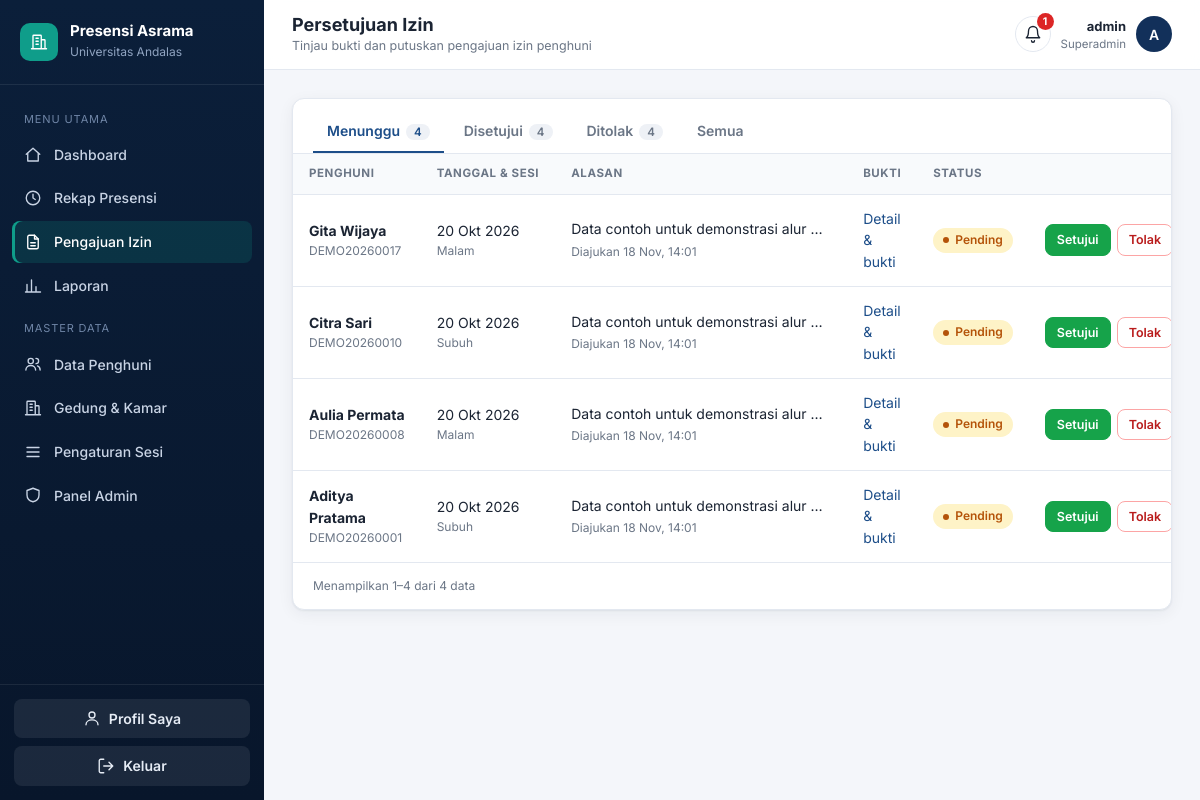
The page /kelola/izin/ (signed in) on the database as committed earlier.
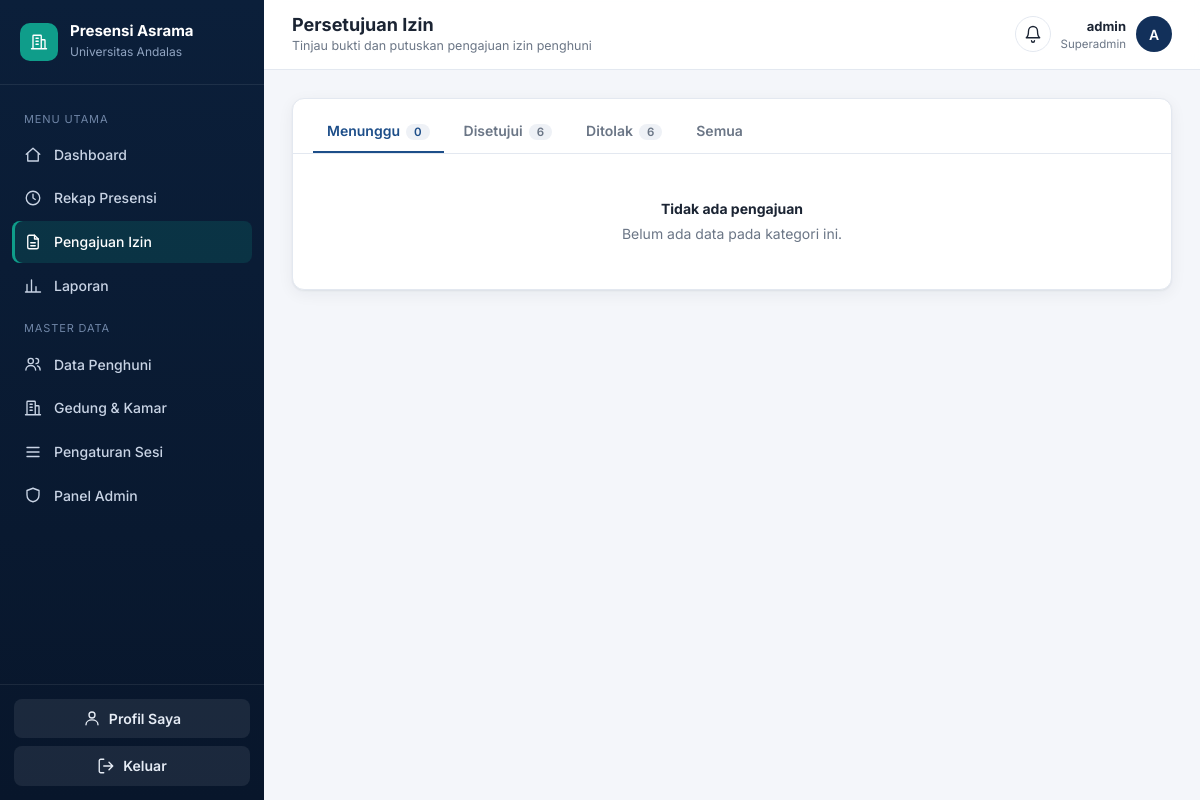
The same page on the database as committed later.
### accounts/models.py (models this page shows, shortened)
class PengajuanIzin(models.Model):
    STATUS_PERSETUJUAN = (
        ('pending', 'Pending'),
        ('disetujui', 'Disetujui'),
        ('ditolak', 'Ditolak'),
    )
    presensi = models.OneToOneField(Presensi, on_delete=models.CASCADE, related_name='pengajuan_izin')
    fasil = models.ForeignKey(User, on_delete=models.SET_NULL, null=True, blank=True, related_name='izin_diproses')
    alasan = models.TextField()
    file_bukti = models.FileField(upload_to='bukti_izin/', blank=True, null=True)
    status_persetujuan = models.CharField(max_length=20, choices=STATUS_PERSETUJUAN, default='pending')
    catatan_fasil = models.TextField(null=True, blank=True)
    created_at = models.DateTimeField(auto_now_add=True)

class Presensi(models.Model):
    STATUS_CHOICES = (
        ('hadir', 'Hadir'),
        ('terlambat', 'Terlambat'),
        ('izin', 'Izin'),
        ('sakit', 'Sakit'),
        ('alpa', 'Alpa'),
    )
    user = models.ForeignKey(User, on_delete=models.CASCADE, related_name='presensi_list')
    sesi = models.ForeignKey(SesiPresensi, on_delete=models.CASCADE)
    tanggal = models.DateField()
    waktu_presensi = models.DateTimeField(null=True, blank=True)
    status = models.CharField(max_length=20, choices=STATUS_CHOICES, default='alpa')
    latitude = models.DecimalField(max_digits=9, decimal_places=6, null=True, blank=True)
    longitude = models.DecimalField(max_digits=9, decimal_places=6, null=True, blank=True)
    is_in_radius = models.BooleanField(default=False)
    passkey_verified = models.BooleanField(default=False)
    class Meta:
        unique_together = ('user', 'sesi', 'tanggal')

class User(AbstractUser):
    ROLE_CHOICES = (
        ('superadmin', 'Superadmin'),
        ('fasil', 'Fasilitator'),
        ('penghuni', 'Penghuni'),
    )
    nim_nip = models.CharField(max_length=30, unique=True, null=True, blank=True)
    role = models.CharField(max_length=20, choices=ROLE_CHOICES, default='penghuni')

class SesiPresensi(models.Model):
    NAMA_SESI_CHOICES = (
        ('subuh', 'Subuh'),
        ('malam', 'Malam'),
    )
    nama_sesi = models.CharField(max_length=10, choices=NAMA_SESI_CHOICES)
    jam_mulai = models.TimeField()
    jam_selesai = models.TimeField()

### accounts/views.py (the view)
# urls.py: path('kelola/izin/', accounts_views.izin_list, name='izin_list'),
@login_required
def izin_list(request):
    if not is_staf(request.user):
        return _tolak_non_staf(request)
    status = request.GET.get('status', 'pending')
    qs = (PengajuanIzin.objects.select_related('presensi__user', 'presensi__sesi', 'fasil')
          .order_by('-created_at'))
    if status in ('pending', 'disetujui', 'ditolak'):
        qs = qs.filter(status_persetujuan=status)
    else:
        status = 'semua'
    counts = {s: PengajuanIzin.objects.filter(status_persetujuan=s).count()
              for s in ('pending', 'disetujui', 'ditolak')}
    query = request.GET.copy()
    query.pop('page', None)
    return render(request, 'izin_list.html', {
        'page_obj': Paginator(qs, 15).get_page(request.GET.get('page')),
        'status': status, 'counts': counts, 'querystring': query.urlencode(),
    })

### accounts/context_processors.py (called while the page is built, shortened)
def notifikasi(request):
    u = request.user
    if not u.is_authenticated:
        return {}
    items = []
    if is_staf(u):
        n = PengajuanIzin.objects.filter(status_persetujuan='pending').count()
        if n:
            items.append({'teks': f'{n} pengajuan izin menunggu persetujuan', 'url': reverse('izin_list'), 'tone': 'pending'})
    return {'notif_items': items}

### accounts/views.py (called while the page is built)
def is_admin(u):
    return u.is_superuser or u.role == 'superadmin'

def is_staf(u):
    return is_admin(u) or is_fasil(u)

### templates/izin_list.html (shortened to what this page needs)
{% extends "base.html" %}
{% block heading %}Persetujuan Izin{% endblock %}
{% block subheading %}Tinjau bukti dan putuskan pengajuan izin penghuni{% endblock %}
{% block content %}
<section class="card">
  <div class="tabs">
    <a href="?status=pending" class="{% if status == 'pending' %}on{% endif %}">Menunggu<em>{{ counts.pending }}</em></a>
    <a href="?status=disetujui" class="{% if status == 'disetujui' %}on{% endif %}">Disetujui<em>{{ counts.disetujui }}</em></a>
    <a href="?status=ditolak" class="{% if status == 'ditolak' %}on{% endif %}">Ditolak<em>{{ counts.ditolak }}</em></a>
    <a href="?status=semua" class="{% if status == 'semua' %}on{% endif %}">Semua</a>
  </div>
  {% if page_obj.object_list %}
  <div class="table-wrap"><table>
    <thead><tr><th>Penghuni</th><th>Tanggal &amp; Sesi</th><th>Alasan</th><th>Bukti</th><th>Status</th><th></th></tr></thead>
    <tbody>{% for i in page_obj %}
      <tr>
        <td class="who"><b>{{ i.presensi.user.get_full_name|default:i.presensi.user.username }}</b><small>{{ i.presensi.user.nim_nip|default:"–" }}</small></td>
        <td>{{ i.presensi.tanggal|date:"d M Y" }}<small style="display:block">{{ i.presensi.sesi.get_nama_sesi_display }}</small></td>
        <td><div class="truncate" title="{{ i.alasan }}">{{ i.alasan }}</div><small>Diajukan {{ i.created_at|date:"d M, H:i" }}</small></td>
        <td><a href="{% url 'izin_detail' i.id %}">Detail &amp; bukti</a></td>
        <td><span class="badge b-{{ i.status_persetujuan }}">{{ i.get_status_persetujuan_display }}</span>
            {% if i.fasil %}<small style="display:block">oleh {{ i.fasil.get_full_name|default:i.fasil.username }}</small>{% endif %}</td>
        <td>{% if i.status_persetujuan == 'pending' %}<div class="row-actions">
          <button class="btn btn-success btn-sm" data-dialog="dlgVerif" data-url="{% url 'verifikasi_izin' i.id 'setuju' %}" data-title="Setujui izin" data-who="{{ i.presensi.user.get_full_name|default:i.presensi.user.username }}">Setujui</button>
          <button class="btn btn-danger btn-sm" data-dialog="dlgVerif" data-url="{% url 'verifikasi_izin' i.id 'tolak' %}" data-title="Tolak izin" data-who="{{ i.presensi.user.get_full_name|default:i.presensi.user.username }}">Tolak</button>
        </div>{% endif %}</td>
      </tr>
    {% endfor %}</tbody>
  </table></div>
  {% include "_pagination.html" %}
  {% else %}<div class="empty"><b>Tidak ada pengajuan</b>Belum ada data pada kategori ini.</div>{% endif %}
</section>
{% endblock %}

### templates/base.html (shortened to what this page needs)
{% load static %}<!DOCTYPE html>
<html lang="id">
<head>
  <link rel="stylesheet" href="{% static 'css/app.css' %}">
</head>
<body>
{% with page=request.resolver_match.url_name %}
<div class="app">
  <aside class="sidebar" id="sidebar">
    <div class="brand">
      <div class="brand-mark"><svg class="icon"><use href="#i-building"/></svg></div>
      <div><b>Presensi Asrama</b><small>Universitas Andalas</small></div>
    </div>
    <nav class="nav">
      {% if user.is_superuser or user.role == 'superadmin' %}
        <div class="nav-label">Menu Utama</div>
        <a href="{% url 'home' %}" class="{% if page == 'home' %}active{% endif %}"><svg class="icon"><use href="#i-home"/></svg>Dashboard</a>
        <a href="{% url 'riwayat' %}" class="{% if page == 'riwayat' %}active{% endif %}"><svg class="icon"><use href="#i-clock"/></svg>Rekap Presensi</a>
        <a href="{% url 'izin_list' %}" class="{% if page == 'izin_list' or page == 'izin_detail' %}active{% endif %}"><svg class="icon"><use href="#i-file"/></svg>Pengajuan Izin</a>
        <a href="{% url 'laporan' %}" class="{% if page == 'laporan' %}active{% endif %}"><svg class="icon"><use href="#i-chart"/></svg>Laporan</a>
        <div class="nav-label">Master Data</div>
        <a href="{% url 'penghuni_list' %}" class="{% if page == 'penghuni_list' %}active{% endif %}"><svg class="icon"><use href="#i-users"/></svg>Data Penghuni</a>
        <a href="{% url 'gedung_list' %}" class="{% if page == 'gedung_list' %}active{% endif %}"><svg class="icon"><use href="#i-building"/></svg>Gedung &amp; Kamar</a>
        <a href="{% url 'sesi_list' %}" class="{% if page == 'sesi_list' or page == 'sesi_ubah' %}active{% endif %}"><svg class="icon"><use href="#i-sliders"/></svg>Pengaturan Sesi</a>
        {% if user.is_staff %}<a href="{% url 'admin:index' %}"><svg class="icon"><use href="#i-shield"/></svg>Panel Admin</a>{% endif %}
      {% endif %}
    </nav>
    <div class="sidebar-foot">
      <a class="btn" href="{% url 'profil' %}" style="margin-bottom:8px"><svg class="icon"><use href="#i-user"/></svg>Profil Saya</a>
      <form method="post" action="{% url 'logout' %}">{% csrf_token %}
        <button class="btn"><svg class="icon"><use href="#i-logout"/></svg>Keluar</button>
      </form>
    </div>
  </aside>
  <div class="main">
    <header class="topbar">
      <div><h1>{% block heading %}Dashboard{% endblock %}</h1><p>{% block subheading %}{% endblock %}</p></div>
      <div class="user-chip no-print">
        <details class="notif"><summary aria-label="Notifikasi"><svg class="icon"><use href="#i-bell"/></svg>{% if notif_items %}<em>{{ notif_items|length }}</em>{% endif %}</summary>
          </details>
        <div class="meta"><b>{{ user.get_full_name|default:user.username }}</b>
          <small>{% if user.is_superuser %}Superadmin{% else %}{{ user.get_role_display }}{% endif %}{% if user.nim_nip %} · {{ user.nim_nip }}{% endif %}</small></div>
        <a href="{% url 'profil' %}" class="avatar" style="text-decoration:none">{{ user.get_full_name|default:user.username|slice:":1"|upper }}</a>
      </div>
    </header>
    <main class="content">
      {% block content %}{% endblock %}
    </main>
  </div>
</div>
{% endwith %}
</body>
</html>

Rows that differ between the two databases and show on the page:
no longer on this page (row edited): PengajuanIzin: presensi.user.get_full_name "Gita Wijaya", presensi.user.nim_nip "DEMO20260017", presensi.tanggal "20 Okt 2026", presensi.sesi.nama_sesi "Malam", alasan "Data contoh untuk demonstrasi alur…", created_at "18 Nov, 14:01", status_persetujuan "Pending"
no longer on this page (row edited): PengajuanIzin: presensi.user.get_full_name "Citra Sari", presensi.user.nim_nip "DEMO20260010", presensi.tanggal "20 Okt 2026", presensi.sesi.nama_sesi "Subuh", alasan "Data contoh untuk demonstrasi alur…", created_at "18 Nov, 14:01", status_persetujuan "Pending"
no longer on this page (row edited): PengajuanIzin: presensi.user.get_full_name "Aulia Permata", presensi.user.nim_nip "DEMO20260008", presensi.tanggal "20 Okt 2026", presensi.sesi.nama_sesi "Malam", alasan "Data contoh untuk demonstrasi alur…", created_at "18 Nov, 14:01", status_persetujuan "Pending"
no longer on this page (row edited): PengajuanIzin: presensi.user.get_full_name "Aditya Pratama", presensi.user.nim_nip "DEMO20260001", presensi.tanggal "20 Okt 2026", presensi.sesi.nama_sesi "Subuh", alasan "Data contoh untuk demonstrasi alur…", created_at "18 Nov, 14:01", status_persetujuan "Pending"
Other text that changed with them:
{{ counts.pending }}: "4" → "0"
{{ counts.disetujui }}: "4" → "6"
{{ counts.ditolak }}: "4" → "6"
{{ notif_items|length }}: "1" → (not shown)
{{ page_obj.start_index }}: "1" → (not shown)
{{ page_obj.end_index }}: "4" → (not shown)
{{ page_obj.paginator.count }}: "4" → (not shown)
text no longer shown: "PENGHUNI TANGGAL & SESI ALASAN BUKTI STATUS Menampilkan – dari data"
text now shown: "Tidak ada pengajuan Belum ada data pada kategori ini."
